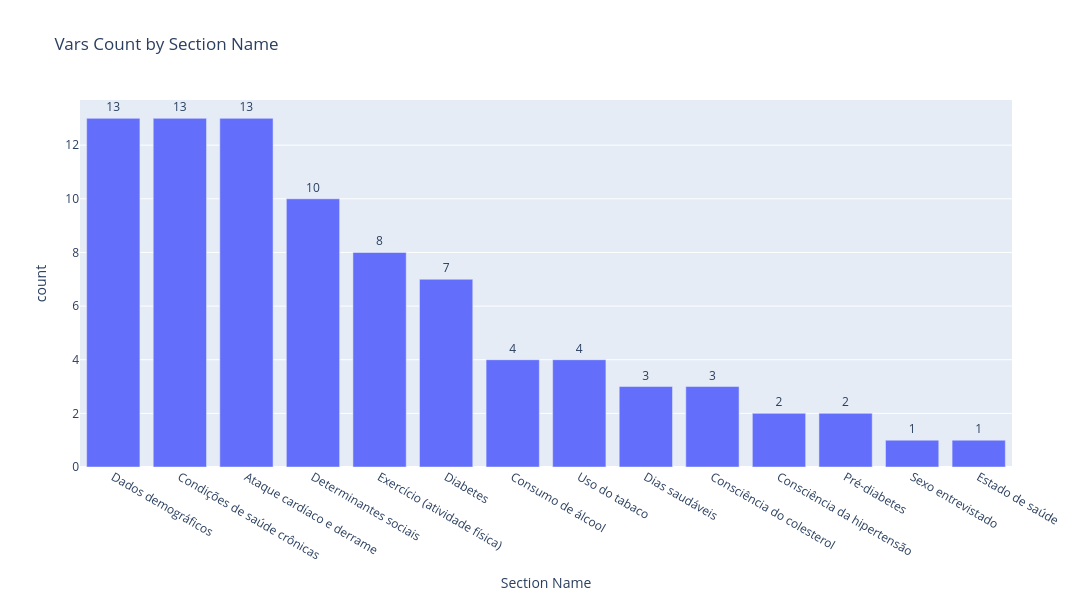

Notebook source saved alongside this figure:
### Markdown cell above
Dataframe filtrado de variáveis pelas categorias de interesse

### Code cell
# SUB DATAFRAME DE df_vars_2023_data ONDE O NOME DA VARIÁVEL É IGUAL A CATEGORIA DO DICIONÁRIO section_info_highly_relevant
# Criar um novo DataFrame filtrando as linhas onde 'Section Name' está na lista de chaves
df_vars_2023_highly_relevant = df_vars_2023_data[df_vars_2023_data['Section Name'].isin(section_info_highly_relevant_keys)]
# Salvar o novo DataFrame

# df_vars_2023_highly_relevant.to_csv(f"{notebook_dir_project_predict}data{os.sep}intermediate{os.sep}2023{os.sep}brfss_2023_variaveis_highly_relevant.csv", index=False)


Section_counts_relevant = df_vars_2023_highly_relevant['section_name_translate'].value_counts()

with open(f'{notebook_dir_project_predict}data{os.sep}intermediate{os.sep}2023{os.sep}brfss_2023_variaveis_count_section_name_relevants.txt', 'w') as f:
    Section_counts_relevant.to_string(f)



data_sect_relevant = Section_counts_relevant.reset_index()
data_sect_relevant.columns = ['Section Name', 'count']  # renomeando colunas

fig_2 = px.bar(data_sect_relevant, x="Section Name", 
             y="count", 
             text_auto=True,
             title="Vars Count by Section Name",
             width = 1800,
             height = 600
             )

fig_2.update_traces(textfont_size=12, textangle=0, textposition="outside", cliponaxis=False)
# salvar figura
fig_2.write_image(f"{notebook_dir_project_predict}data{os.sep}intermediate{os.sep}2023{os.sep}brfss_2023_vars_count_by_section_name_relevants.png")
fig_2.show()

### Figure 1 — Plotly figure (JSON) as saved in the notebook; plotly's stock layout.template omitted (floating-point values rounded to 4 significant figures)
{"data": [{"cliponaxis": false, "hovertemplate": "Section Name=%{x}<br>count=%{y}<extra></extra>", "legendgroup": "", "marker": {"color": "#636efa", "pattern": {"shape": ""}}, "name": "", "orientation": "v", "showlegend": false, "textangle": 0, "textfont": {"size": 12}, "textposition": "outside", "texttemplate": "%{y}", "type": "bar", "x": ["Dados demográficos", "Condições de saúde crônicas", "Ataque cardíaco e derrame", "Determinantes sociais", "Exercício (atividade física)", "Diabetes", "Consumo de álcool", "Uso do tabaco", "Dias saudáveis", "Consciência do colesterol", "Consciência da hipertensão", "Pré-diabetes", "Sexo entrevistado", "Estado de saúde"], "xaxis": "x", "y": [13, 13, 13, 10, 8, 7, 4, 4, 3, 3, 2, 2, 1, 1], "yaxis": "y"}], "layout": {"barmode": "relative", "height": 600, "legend": {"tracegroupgap": 0}, "title": {"text": "Vars Count by Section Name"}, "width": 1800, "xaxis": {"anchor": "y", "domain": [0, 1], "title": {"text": "Section Name"}}, "yaxis": {"anchor": "x", "domain": [0, 1], "title": {"text": "count"}}}}
